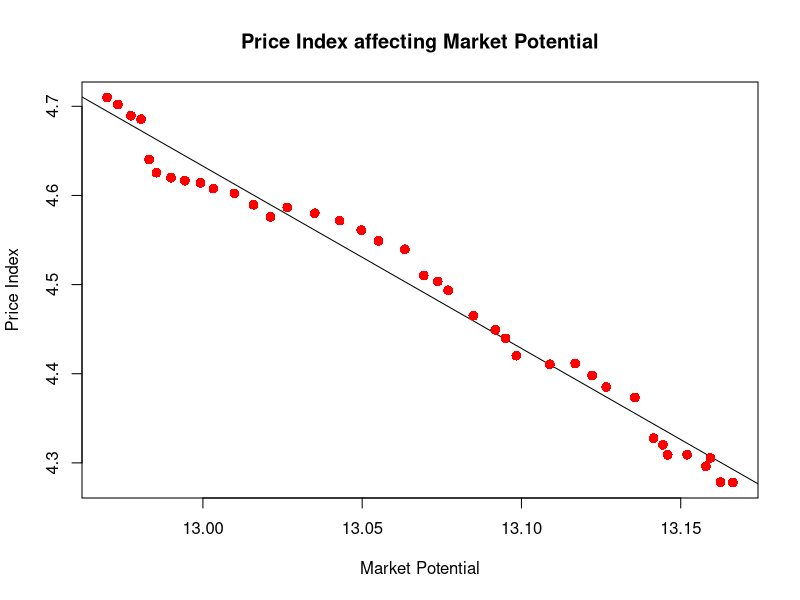
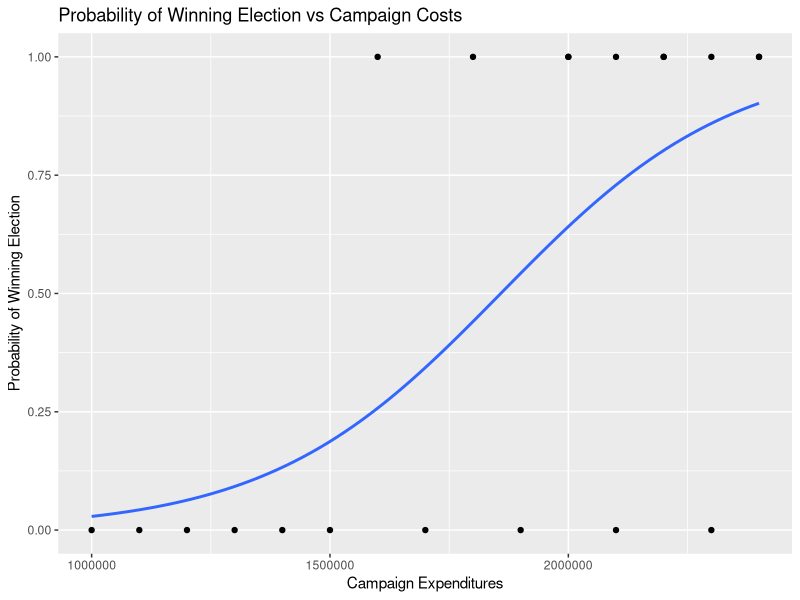
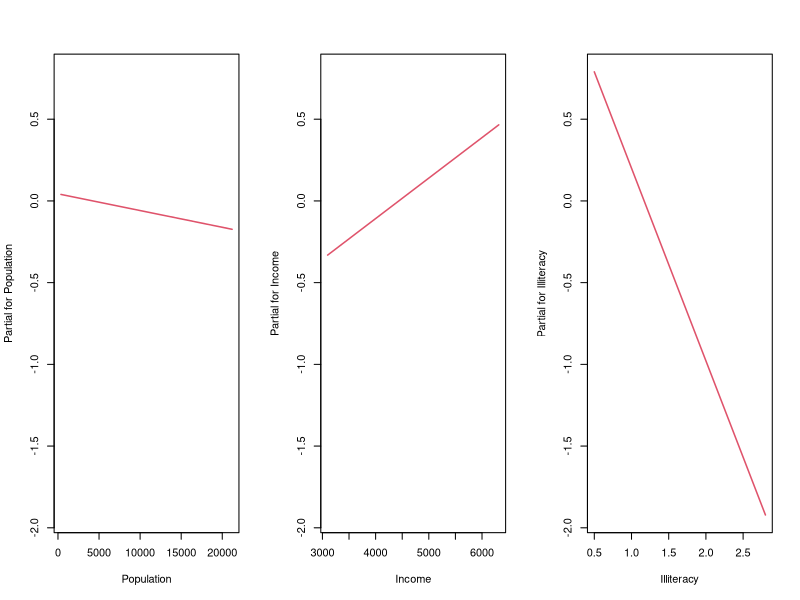

These charts were generated, in order, by the following R code:
## ---- chunk 1
library(knitr)
revenue <- freeny.x
kable(head(revenue))
colnames(revenue) <- c("lag_quarterly_revenue", "price_index",
                       "income_level", "market_potential")
revenue <- data.frame(revenue)
model <- lm(market_potential~price_index, revenue)

cat("The Intercept =", model$coefficients[1])

test <- data.frame(price_index=4.57592)
result <- predict(model, test)

plot(revenue$market_potential, revenue$price_index, col = "red",
     main = "Price Index affecting Market Potential",
     abline(lm(revenue$price_index~revenue$market_potential)),
     cex = 1.3, pch = 16, xlab = "Market Potential",
     ylab = "Price Index")
## ---- chunk 2
cat("For a Price Index of ", as.character(test), ", the predicted Market Potential = ", round(result, 2), ".", sep="")
## ---- chunk 3
Expenditures <- c(1000000, 1100000, 1200000, 1300000, 1400000,
                  1500000, 1600000, 1700000, 1800000, 1900000,
                  2000000, 2100000, 2200000, 2300000, 2400000,
                  2000000, 2100000, 2200000, 2300000, 2400000)
ElectionResult <- c(0, 0, 0, 0, 0, 0, 1, 0, 1, 0, 1, 0, 1, 0, 1,	1, 1, 1, 1, 1)

CampaignCosts <- data.frame(Expenditures, ElectionResult)

kable(CampaignCosts, caption = "Campaign Expenditures of Candidates vs Election Results")
## ---- chunk 4
library(ggplot2)
ggplot(CampaignCosts, aes(Expenditures, ElectionResult)) +
  geom_point(aes()) +
  geom_smooth(method='glm',
              method.args = list(family = "binomial"), se=FALSE) +
  labs (x="Campaign Expenditures", y="Probability of Winning Election", title="Probability of Winning Election vs Campaign Costs")
## ---- chunk 5
model <- glm(ElectionResult ~., family=binomial(link='logit'), data=CampaignCosts)
model$coefficients
## ---- chunk 6
CampaignExpenses <- 1600000
ProbabilityOfWinningElection <- 1/(1+exp(-(-7.615054e+00+4.098080e-06*CampaignExpenses)))

cat("Probability of winning Election = 1/(1+exp(-(-7.615054e+00+4.098080e-06*",
    CampaignExpenses, "))) = ", round(ProbabilityOfWinningElection, 2), ".", sep="")
## ---- chunk 7
CampaignExpenses <- 2100000
ProbabilityOfWinningElection <- 1/(1+exp(-(-7.615054e+00+4.098080e-06*CampaignExpenses)))

cat("Probability of winning Election = 1/(1+exp(-(-7.615054e+00+4.098080e-06*",
    CampaignExpenses, "))) = ", round(ProbabilityOfWinningElection, 2), ".", sep="")
## ---- chunk 8
ElectionWinTable <- data.frame(column1=c(1100000, 1400000,
                                         1700000, 1900000,
                                         2300000),
                               column2=
      c(round(1/(1+exp(-(-7.615054e+00+4.098080e-06*1100000))), 2),
      round(1/(1+exp(-(-7.615054e+00+4.098080e-06*1400000))), 2),
      round(1/(1+exp(-(-7.615054e+00+4.098080e-06*1700000))), 2),
      round(1/(1+exp(-(-7.615054e+00+4.098080e-06*1900000))), 2),
      round(1/(1+exp(-(-7.615054e+00+4.098080e-06*2300000))), 2)))
names(ElectionWinTable) <- c("Campaign Expenses", "Probability of Winning Election")
kable(ElectionWinTable)
## ---- chunk 9
input <- data.frame(state.x77[,1:4])
kable(head(input))
colnames(input) <- c("Population", "Income", "Illiteracy", "Life_Exp")

# Create the relationship model.
model <- lm(Life_Exp~Population+Income+Illiteracy, data=input)

# Show the model.
print(model)

# Multiple Regression Plot
par(mfrow=c(1,3))
termplot(model)

a <- coef(model)[1]
cat("The Multiple Regression Intercept = ", a, ".", sep="")

XPopulation <- coef(model)[2]
XIncome <- coef(model)[3]
XIlliteracy <- coef(model)[4]

modelCoef <- data.frame(XPopulation, XIncome, XIlliteracy)
colnames(modelCoef) <- c("Population", "Income", "Illiteracy")
row.names(modelCoef) <- c("Coefficients")
kable(modelCoef)
## ---- chunk 10
popl <- 3100
Incm <- 5348
Illt <- 1.1

Y = a + popl * XPopulation + Incm * XIncome + Illt * XIlliteracy
cat("For a City where Population = ", popl, ", Income = ", Incm,  ", and Illiteracy = ", Illt, ",
the predicted Life Expectancy is: ", round(Y, 2), ".", sep="")
